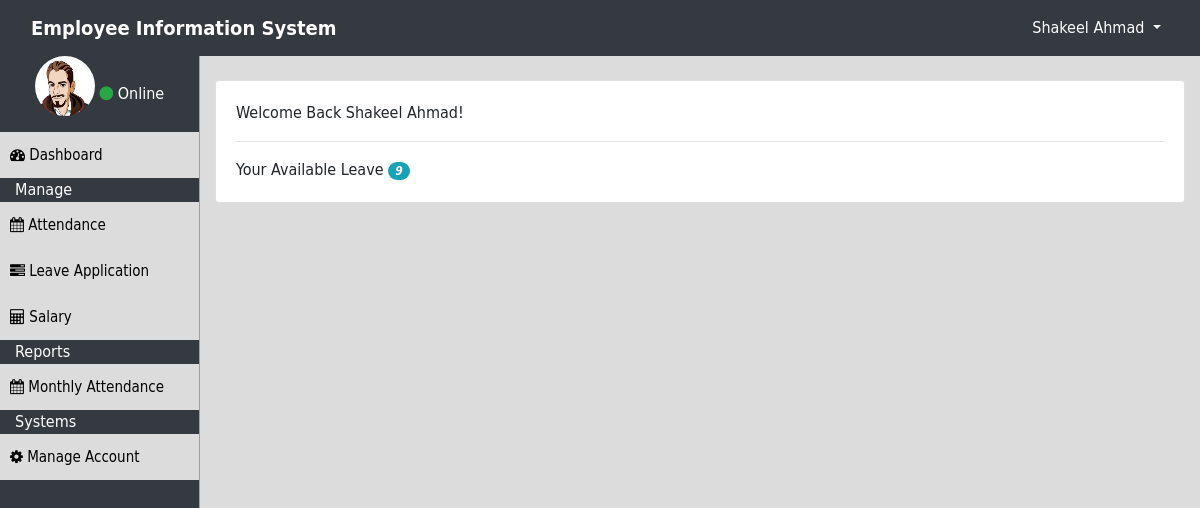
Screenshot of /home.php (signed in) with the database file from the repository.
### tables this page shows
CREATE TABLE `employee` (
  `emp_id` varchar(50) NOT NULL,
  `dep_id` int(11) NOT NULL,
  `scale_id` int(11) NOT NULL,
  `name` varchar(100) NOT NULL,
  `email` varchar(80) NOT NULL,
  `salary` int(11) NOT NULL,
  `gender` varchar(50) NOT NULL,
  `password` varchar(50) NOT NULL,
  `img` varchar(100) NOT NULL,
  `created_on` date NOT NULL
);

CREATE TABLE `leaves` (
  `id` int(11) NOT NULL,
  `pay_scale` int(11) NOT NULL,
  `leaves` int(11) NOT NULL
);

### session.php (called while the page is built, shortened)
<?php
include_once "admin/dbc.php";
$sql="select * from employee where emp_id='".$_SESSION['employee']."'";
$result=mysqli_query($con,$sql);
$employee=mysqli_fetch_array($result);
?>

### home.php (the view, shortened to what this page needs)
<?php
include_once "header.php";
?>
<div class="container-fluid">
<div class="row">
<?php
include_once "navbar.php";
?>
<div class="col-10 data-container">
<div class="card">
<div class="card-body">
Welcome Back <?php echo $employee['name'];?>!
<hr>
<?php
$year=date('Y');
$sql="select leaves from leaves INNER JOIN employee ON leaves.id=employee.scale_id where emp_id='".$employee['emp_id']."'";
$result=mysqli_query($con,$sql);
$row=mysqli_fetch_array($result);
$total=$row['leaves'];
$sql="select * from leave_application where employee_id='".$employee['emp_id']."' AND (date_format(posted_date,'%Y')='$year' AND (status='pending' OR status='accept'))";
$result=mysqli_query($con,$sql);
$a=0;
while($row=mysqli_fetch_array($result)){
$days=strtotime($row['to_date'])-strtotime($row['from_date']);
$days=($days+86400)/86400;
$a+=$days;
}
?>
Your Available Leave <i class="badge badge-info badge-pill"><?php echo $total-$a;?></i>
</div>
</div>
</div>
</div>
</div>
</body>
</html>

### header.php (shortened to what this page needs)
<?php
include_once "session.php";
?>
<!doctype html>
<html>
<head>
<link rel="stylesheet" type="text/css" href="css/bootstrap.min.css">
<link rel="stylesheet" type="text/css" href="css/font-awesome.min.css">
<link rel="stylesheet" type="text/css" href="datatables/css/jquery.dataTables.min.css">
<link rel="stylesheet" type="text/css" href="css/style.css">
<body>
<nav class="navbar navbar-expand-sm bg-dark navbar-dark fixed-top">
	<div class="container-fluid">
    <a class="navbar-brand" href="home.php" id="heading">Employee Information System</a>
  <div class="collapse navbar-collapse" id="collapsibleNavbar">
  <ul class="navbar-nav ml-auto">
    <li class="nav-item dropdown">
      <a class="nav-link dropdown-toggle text-white" id="link" href="#" id="navbardrop" data-toggle="dropdown">
        <?php echo $employee['name'];?>
      </a>
    </li>
    </ul>
    </div>
    </div>
</nav>

### navbar.php
<div class="col-2 sidebar">
<div class="text-center">
<img src="image/<?php echo $employee['img'];?>" class="user-img mb-3">
<span class="text-white"><i class="fa fa-circle text-success"></i> Online</span>
</div>
<a href="home.php"><button class="btn-one"><i class="fa fa-dashboard"></i>   Dashboard</button></a>
<div class="col-12 text-white">Manage</div>
<a href="attendance.php"><button class="btn-one"><i class="fa fa-calendar"></i>   Attendance</button></a>
<a href="leave_application.php"><button class="btn-one"><i class="fa fa-tasks"></i>   Leave Application</button></a>
<a href="salary.php"><button class="btn-one"><i class="fa fa-calculator"></i>   Salary</button></a>
<div class="col-12 text-white">Reports</div>
<a href="monthly_attendance.php"><button class="btn-one"><i class="fa fa-calendar"></i>  Monthly Attendance</button></a>
<div class="col-12 text-white">Systems</div>
<a href="manage_account.php"><button class="btn-one"><i class="fa fa-cog"></i> Manage Account</button></a>
</div>

### css/style.css (style rules this page uses)
* { font-family:"Gill Sans", "Gill Sans MT", "Myriad Pro", "DejaVu Sans Condensed", Helvetica, Arial, sans-serif; }
#heading { font-weight:bold; }
#link { color:white; }
a { color: #212529; text-decoration:none; }
.sidebar { background-color:#343a40; padding:56px 0 0; height:100vh; border-right:1px solid #A0A0A0; }
.user-img { height:60px; width:60px; border-radius:50%; }
.btn-one { height:46px; width:100%; border:none; background-color:#dcdcdc; font-size:15px; text-align:left; padding-left:10px; }
.data-container { height:100vh; background-color:#dcdcdc; padding-top:80px; padding-bottom:60px; overflow:scroll; }

### rows the page displays
employee: name "Shakeel Ahmad", img (picture)
leaves: $total-$a "9"
